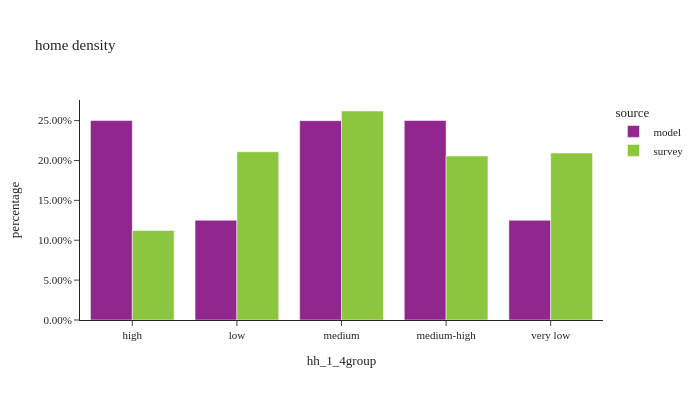

Write notebook code for a chart like this one.
### Code cell
plot_hh_stat(df_hh, 'hh_1_4group', 'home density')

### Figure 1 — Plotly figure (JSON) as saved in the notebook; plotly's stock layout.template omitted (floating-point values rounded to 4 significant figures)
{"data": [{"alignmentgroup": "True", "customdata": [[434043], [217023], [433835], [434221], [217007]], "hovertemplate": "source=model<br>hh_1_4group=%{x}<br>percentage=%{y}<br>sample count=%{customdata[0]}<extra></extra>", "legendgroup": "model", "marker": {"color": "#91268F", "pattern": {"shape": ""}}, "name": "model", "offsetgroup": "model", "orientation": "v", "showlegend": true, "textposition": "auto", "type": "bar", "x": ["high", "low", "medium", "medium-high", "very low"], "xaxis": "x", "y": [0.25, 0.125, 0.2499, 0.2501, 0.125], "yaxis": "y"}, {"alignmentgroup": "True", "customdata": [[570], [693], [1072], [718], [713]], "hovertemplate": "source=survey<br>hh_1_4group=%{x}<br>percentage=%{y}<br>sample count=%{customdata[0]}<extra></extra>", "legendgroup": "survey", "marker": {"color": "#8CC63E", "pattern": {"shape": ""}}, "name": "survey", "offsetgroup": "survey", "orientation": "v", "showlegend": true, "textposition": "auto", "type": "bar", "x": ["high", "low", "medium", "medium-high", "very low"], "xaxis": "x", "y": [0.1122, 0.2109, 0.262, 0.2055, 0.2093], "yaxis": "y"}], "layout": {"barmode": "group", "font": {"size": 11}, "height": 400, "legend": {"title": {"text": "source"}, "tracegroupgap": 0}, "title": {"text": "home density"}, "width": 700, "xaxis": {"anchor": "y", "domain": [0, 1], "title": {"text": "hh_1_4group"}}, "yaxis": {"anchor": "x", "domain": [0, 1], "tickformat": ".2%", "title": {"text": "percentage"}}}}
